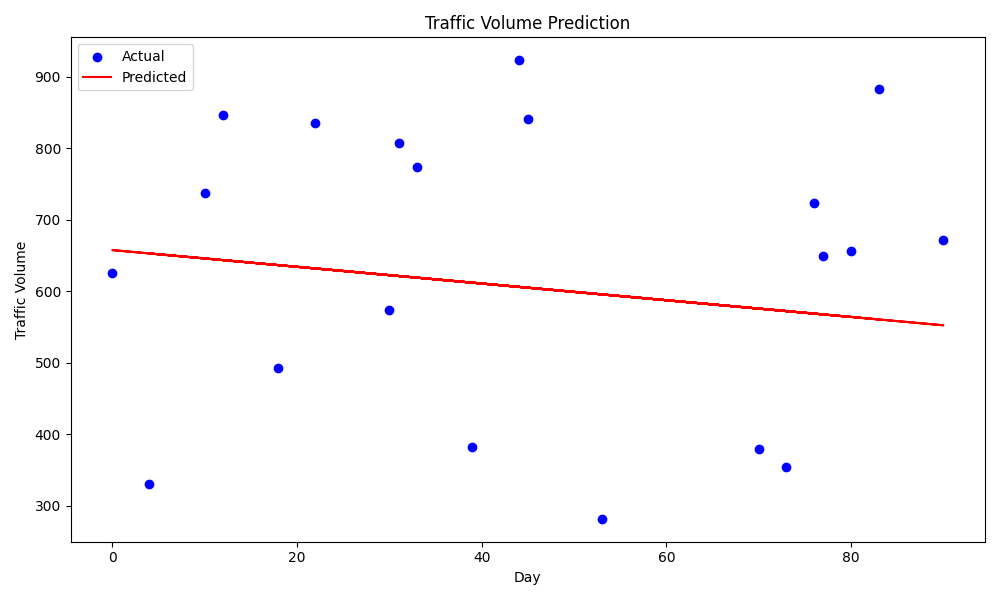

Write Python code to recreate this figure.

import pandas as pd
import matplotlib.pyplot as plt
from sklearn.linear_model import LinearRegression
from sklearn.model_selection import train_test_split

# Load data
data = pd.read_csv('traffic_data.csv')
data['Day'] = range(len(data))
X = data[['Day']]
y = data['TrafficVolume']

# Train/test split
X_train, X_test, y_train, y_test = train_test_split(X, y, test_size=0.2, random_state=42)

# Train model
model = LinearRegression()
model.fit(X_train, y_train)
predictions = model.predict(X_test)

# Plot results
plt.figure(figsize=(10, 6))
plt.scatter(X_test, y_test, color='blue', label='Actual')
plt.plot(X_test, predictions, color='red', label='Predicted')
plt.title('Traffic Volume Prediction')
plt.xlabel('Day')
plt.ylabel('Traffic Volume')
plt.legend()
plt.tight_layout()
plt.savefig("traffic_prediction_runtime.png")
